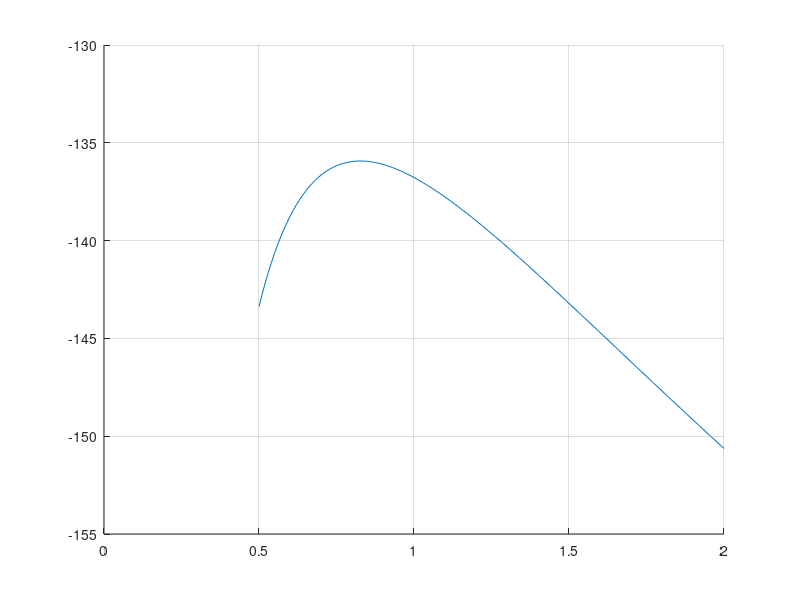

MATLAB code for this plot:
% conclusion: 
N = 100;
X = ([1:N]' - (N+1)/2)*(10/N); % -5: 5
X = X + randn(N, 1) * 1;
X = sort(X);
w = 1;
t = X * w + randn(N, 1);
mt = sum(t)/N;

Cdot = X*X';
sigmas = [0.01:0.01:2];
costs = zeros(size(sigmas));
for n = 1:length(sigmas)
    sigma = sigmas(n);
    C = Cdot + eye(N)*sigma;
    invC = pinv(C);
    costs(n) = -0.5 * (log(det(C)) + (t-mt)'*invC*(t-mt) + N*log(2*pi));
end
plot(sigmas(50:end), costs(50:end));
box off;
grid on;
[x, I] = max(costs);
min_sigma_cost = [sigmas(I), costs(I)]